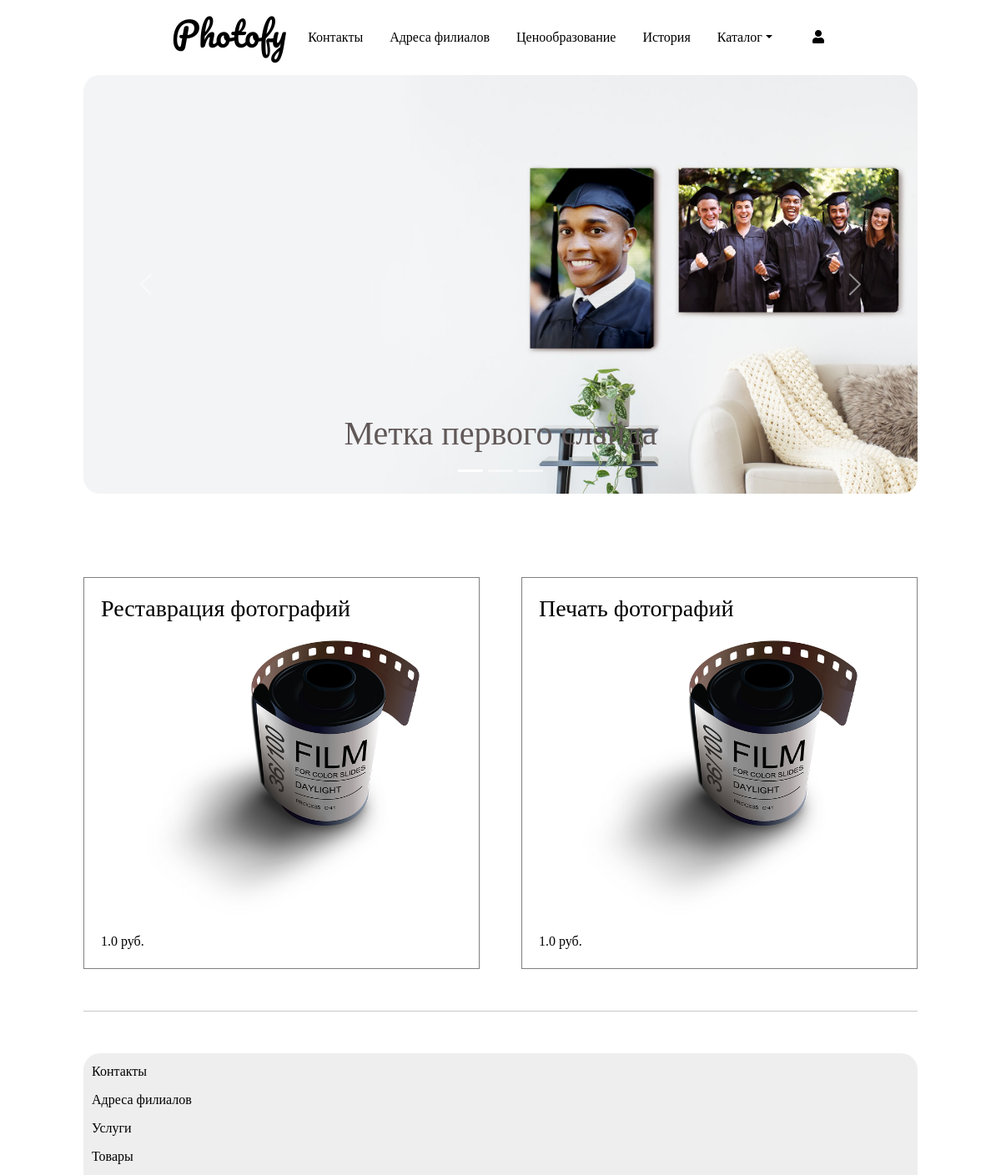
Page /home/services_by_category/ on the committed database.
### module1/models.py (models this page shows, shortened)
class Services(models.Model):
    title = models.CharField(verbose_name=_("title"), help_text=_("Required"), max_length=255)
    CHOICES = [
        ('good', 'Goods'),
        ('service', 'Services'),
    ]
    category = models.CharField(max_length=32, choices=CHOICES, default='good')
    description = models.TextField(verbose_name=_("Описание"), help_text=_("Not required"), blank=True)
    image = models.ImageField(verbose_name='image', help_text=_("Upload a product image"), default="photos/photo-roll.png", upload_to="photos/")
    regular_price = models.FloatField(verbose_name=_("Regular price"), help_text=_("Максимально 10 цифр"))
    created_at = models.DateTimeField(_("Created at"), auto_now_add=True, editable=False)
    updated_at = models.DateTimeField(_("Updated at"), auto_now_add=True)
    available = models.IntegerField(blank=True, null=True)
    class Meta:
        ordering = ('-created_at',)
        verbose_name = 'Сервис'
        verbose_name_plural = 'Сервисы'

### module1/views.py (the view)
# urls.py: path('services_by_category/', Services_by_category, name="services-by-category"),
def Services_by_category(request):
    services = Services.objects.filter(category='service')
    context = {"services": services}
    return render(request, 'services_by_category.html', context)

### templates/services_by_category.html (shortened to what this page needs)
{% extends "base.html" %}
{% load static %}
{% block content %}
    <div class="mycontainer1">
      <div id="carouselExampleCaptions" class="carousel slide" data-bs-ride="carousel">
        <div class="carousel-indicators">
          <button type="button" data-bs-target="#carouselExampleCaptions" data-bs-slide-to="0" class="active" aria-current="true" aria-label="Slide 1"></button>
          <button type="button" data-bs-target="#carouselExampleCaptions" data-bs-slide-to="1" aria-label="Slide 2"></button>
          <button type="button" data-bs-target="#carouselExampleCaptions" data-bs-slide-to="2" aria-label="Slide 3"></button>
        </div>
        <div class="carousel-inner mycarousel">
          <div class="carousel-item active">
            <img src="{% static 'photos/new-banner1.jpg'%}" class="d-block w-100" alt="...">
            <div class="carousel-caption d-none d-md-block">
              <h1>Метка первого слайда</h1>
            </div>
          </div>
        </div>
        <button class="carousel-control-prev" type="button" data-bs-target="#carouselExampleCaptions"  data-bs-slide="prev">
          <span class="carousel-control-prev-icon" aria-hidden="true"></span>
        </button>
        <button class="carousel-control-next" type="button" data-bs-target="#carouselExampleCaptions"  data-bs-slide="next">
          <span class="carousel-control-next-icon" aria-hidden="true"></span>
        </button>
      </div>
    </div>
    <section class="products-section">
      {% for item in services %}
      <div class="products-section-item">
        <a href="{% url 'module1:detail' item.id %}">
          <h3 class='products-item-title'>{{ item.title }}</h3>
          <img src="{{ item.image.url }}" alt="" width='330' height='330'>
          <p>{{ item.regular_price }} руб.</p>
        </a>
      </div>
      {% endfor %}
    </section>
{% endblock content %}

### static/styles/style.css (style rules this page uses)
body { background-color: rgb(206, 204, 204); }
* { font-family: cursive; }
* a { color: black; transition: 1s; }
.mycontainer1 { padding: 0 100px; }
.mycarousel { max-height: 100%; border-radius: 20px; }
.mycarousel h1 { color: rgb(97, 88, 88); }
.products-section { display: grid; grid-template-columns: repeat(auto-fill, minmax(330px,1fr)); grid-auto-rows: auto; grid-gap: 50px; margin: 100px 100px 0px 100px; color: rgb(97, 88, 88); }
.products-section > div { position: relative; text-align: center; background-color: var(--contentBack); border: 1px solid gray; transition: 0.3s; }
.products-section-item a { text-decoration: none; color: black; transition: 1s; }
.products-section-item p, .products-section-item h3 { text-align: left; margin: 20px; justify-content: left; }
.products-item-title { word-wrap: break-word; }

### rows in the picture
Services: title "Реставрация фотографий", image (picture), regular_price "1.0"
Services: title "Печать фотографий", image (picture), regular_price "1.0"
